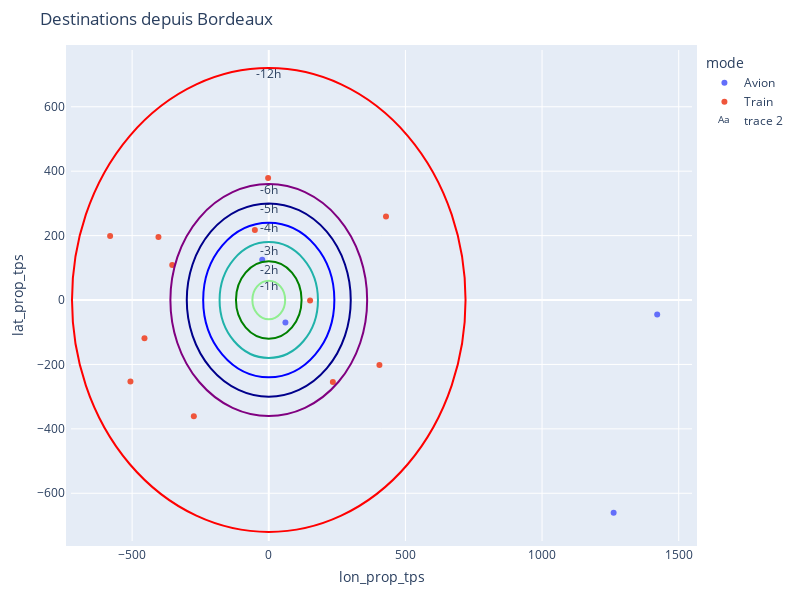

Source (notebook cell):
### Code cell
apt.affichage_classique(dest_reduit_total_red)

### Figure 1 — Plotly figure (JSON) as saved in the notebook; plotly's stock layout.template omitted (floating-point values rounded to 4 significant figures)
{"data": [{"hovertemplate": "<b>%{hovertext}</b><br><br>mode=Avion<br>lon_prop_tps=%{x}<br>lat_prop_tps=%{y}<extra></extra>", "hovertext": ["Paris", "Marseille", "Lyon", "Nice"], "legendgroup": "Avion", "marker": {"color": "#636efa", "symbol": "circle"}, "mode": "markers", "name": "Avion", "orientation": "v", "showlegend": true, "type": "scatter", "x": [-23.97, 60.93, 1421.0, 1262.0], "xaxis": "x", "y": [125, -69.73, -44.65, -660.3], "yaxis": "y"}, {"hovertemplate": "<b>%{hovertext}</b><br><br>mode=Train<br>lon_prop_tps=%{x}<br>lat_prop_tps=%{y}<extra></extra>", "hovertext": ["Paris", "Brest", "Lille", "Marseille", "Lyon", "Toulouse", "Nice", "Rennes", "Strasbourg", "Nantes", "Bayonne", "Bordeaux"], "legendgroup": "Train", "marker": {"color": "#EF553B", "symbol": "circle"}, "mode": "markers", "name": "Train", "orientation": "v", "showlegend": true, "type": "scatter", "x": [-50.92, -580.6, -2.398, 234.5, 151.2, -274.2, 404.9, -403.7, 428.9, -353.2, -506.2, -454.8], "xaxis": "x", "y": [217, 199, 379, -254.7, -1.577, -360.9, -201.8, 196, 259, 109, -252.7, -118.5], "yaxis": "y"}, {"mode": "text", "text": ["-1h", "-2h", "-3h", "-4h", "-5h", "-6h", "-12h"], "type": "scatter", "x": [0, 0, 0, 0, 0, 0, 0], "y": [40, 90, 150, 220, 280, 340, 700]}], "layout": {"autosize": true, "height": 600, "legend": {"title": {"text": "mode"}, "tracegroupgap": 0}, "margin": {"b": 50, "l": 50, "pad": 5, "r": 50, "t": 50}, "shapes": [{"line": {"color": "LightGreen"}, "type": "circle", "x0": -60, "x1": 60, "xref": "x", "y0": -60, "y1": 60, "yref": "y"}, {"line": {"color": "Green"}, "type": "circle", "x0": -120, "x1": 120, "xref": "x", "y0": -120, "y1": 120, "yref": "y"}, {"line": {"color": "LightSeaGreen"}, "type": "circle", "x0": -180, "x1": 180, "xref": "x", "y0": -180, "y1": 180, "yref": "y"}, {"line": {"color": "Blue"}, "type": "circle", "x0": -240, "x1": 240, "xref": "x", "y0": -240, "y1": 240, "yref": "y"}, {"line": {"color": "DarkBlue"}, "type": "circle", "x0": -300, "x1": 300, "xref": "x", "y0": -300, "y1": 300, "yref": "y"}, {"line": {"color": "Purple"}, "type": "circle", "x0": -360, "x1": 360, "xref": "x", "y0": -360, "y1": 360, "yref": "y"}, {"line": {"color": "Red"}, "type": "circle", "x0": -720, "x1": 720, "xref": "x", "y0": -720, "y1": 720, "yref": "y"}], "title": {"text": "Destinations depuis Bordeaux"}, "width": 800, "xaxis": {"anchor": "y", "domain": [0, 1], "title": {"text": "lon_prop_tps"}}, "yaxis": {"anchor": "x", "domain": [0, 1], "title": {"text": "lat_prop_tps"}}}}
